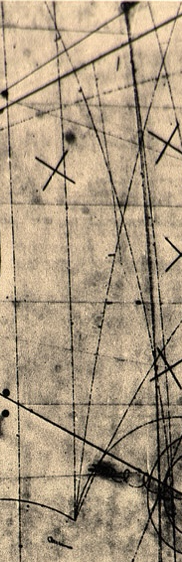
#> input picture resources/ABCMO_294_detail.png, 182 x 562 px
$ python CCL_alternate.py --inp ../resources/ABCMO_294_detail.png
#> lines starting #> are read from the running program, lines starting #| are printed output that depends on the picture; after the words box and inside, x2 and y2 are one past the last pixel; in counts of white or black regions, pixels touching at a corner belong together
import numpy as np
from PIL import Image
from skimage.morphology import skeletonize, remove_small_objects, binary_closing, disk
from skimage.filters import threshold_otsu
from scipy.ndimage import gaussian_filter, convolve
from collections import deque, defaultdict
import matplotlib.pyplot as plt
import matplotlib.cm as cm
from matplotlib.patches import FancyArrowPatch
import matplotlib.patheffects as pe
from pathlib import Path
import argparse
from scipy.ndimage import median_filter


# ──────────────────────────────────────────────
# 1. YOUR FUNCTIONS (unchanged, with minor fixes)
# ──────────────────────────────────────────────

def hoshen_kopelman(occupied, connectivity=8):
    m, n = occupied.shape
    parent = np.arange(m * n)
    rank   = np.zeros(m * n)
    labels = np.zeros((m, n), dtype=np.int32)
    next_label = 1
    offsets = [(-1,0),(0,-1),(-1,-1),(-1,1)] if connectivity == 8 else [(-1,0),(0,-1)]

    def find(x):
        while parent[x] != x:
            parent[x] = parent[parent[x]]
            x = parent[x]
        return x

    def union(a, b):
        ra, rb = find(a), find(b)
        if ra == rb: return ra
        if rank[ra] < rank[rb]: ra, rb = rb, ra
        parent[rb] = ra
        if rank[ra] == rank[rb]: rank[ra] += 1
        return ra

    for i in range(m):
        for j in range(n):
            if not occupied[i, j]: continue
            nbs = []
            for di, dj in offsets:
                ni, nj = i+di, j+dj
                if 0 <= ni < m and 0 <= nj < n and labels[ni,nj] > 0:
                    nbs.append(labels[ni,nj]-1)
            if not nbs:
                labels[i,j] = next_label; next_label += 1
            else:
                root = nbs[0]
                for nb in nbs[1:]:
                    root = union(root, nb)
                labels[i,j] = root + 1

    for i in range(m):
        for j in range(n):
            if labels[i,j] > 0:
                labels[i,j] = find(labels[i,j]-1) + 1
    return labels


def prune_spurs(skel, max_spur_length=5):
    skel = skel.copy()
    kernel = np.array([[1,1,1],[1,0,1],[1,1,1]], dtype=np.uint8)
    for _ in range(max_spur_length):
        neighbor_count = convolve(skel.astype(np.uint8), kernel, mode='constant', cval=0)
        endpoints = skel & (neighbor_count == 1)
        if not endpoints.any():
            break
        skel[endpoints] = False
    return skel


def trace_skeleton_clean(skel):
    ys, xs = np.where(skel)
    points = set(zip(ys.tolist(), xs.tolist()))
    if len(points) < 3:
        return [np.array(list(points), dtype=np.int32)] if points else []

    DIRS = [(-1,0),(1,0),(0,-1),(0,1),(-1,-1),(-1,1),(1,-1),(1,1)]
    neighbor_cache = {}

    def neighbors(p):
        if p not in neighbor_cache:
            r, c = p
            neighbor_cache[p] = [(r+dr, c+dc) for dr, dc in DIRS if (r+dr, c+dc) in points]
        return neighbor_cache[p]

    endpoints, branch_points = [], []
    for p in points:
        nd = len(neighbors(p))
        if nd == 1:
            endpoints.append(p)
        elif nd >= 3:
            branch_points.append(p)

    nodes = set(endpoints + branch_points)

    def trace_chain(start, first_step):
        path = [start, first_step]
        visited = {start, first_step}
        cur = first_step
        while cur not in nodes:
            nbs = [nb for nb in neighbors(cur) if nb not in visited]
            if not nbs:
                break
            cur = nbs[0]
            path.append(cur)
            visited.add(cur)
        return path, cur

    edges = []
    seen = set()
    for node in nodes:
        for nb in neighbors(node):
            if nb in nodes:
                key = frozenset([node, nb])
                if key not in seen:
                    seen.add(key)
                    edges.append((node, nb, [node, nb]))
            else:
                path, end_node = trace_chain(node, nb)
                key = frozenset([node, end_node])
                if key not in seen:
                    seen.add(key)
                    edges.append((node, end_node, path))

    def edge_dir(edge, at_node):
        a, b, path = edge
        if at_node == a:
            return (path[1][0]-path[0][0], path[1][1]-path[0][1])
        else:
            return (path[-2][0]-path[-1][0], path[-2][1]-path[-1][1])

    node_edges = defaultdict(list)
    for i, (a, b, path) in enumerate(edges):
        node_edges[a].append(i)
        node_edges[b].append(i)

    used = set()
    trajectories = []

    for bp in branch_points:
        eidxs = node_edges[bp]
        dirs = [edge_dir(edges[i], bp) for i in eidxs]
        paired = [False] * len(eidxs)
        for i in range(len(eidxs)):
            if paired[i]: continue
            best_j, best_dot = -1, 2.0
            for j in range(len(eidxs)):
                if j == i or paired[j]: continue
                dot = dirs[i][0]*dirs[j][0] + dirs[i][1]*dirs[j][1]
                if dot < best_dot:
                    best_dot = dot; best_j = j
            if best_j >= 0 and best_dot < 0:
                paired[i] = paired[best_j] = True
                a_i, b_i, path_i = edges[eidxs[i]]
                a_j, b_j, path_j = edges[eidxs[best_j]]
                seg_i = path_i if bp == b_i else path_i[::-1]
                seg_j = path_j if bp == a_j else path_j[::-1]
                full = seg_i + seg_j[1:]
                trajectories.append(np.array(full, dtype=np.int32))
                used.add(eidxs[i]); used.add(eidxs[best_j])

        for i in range(len(eidxs)):
            if not paired[i] and eidxs[i] not in used:
                a, b, path = edges[eidxs[i]]
                seg = path if bp == b else path[::-1]
                if len(seg) > 2:
                    trajectories.append(np.array(seg, dtype=np.int32))
                used.add(eidxs[i])

    for i, (a, b, path) in enumerate(edges):
        if i not in used:
            trajectories.append(np.array(path, dtype=np.int32))
            used.add(i)

    return [t for t in trajectories if len(t) > 3]


# ──────────────────────────────────────────────
# 2. NOISY-IMAGE ROBUST PIPELINE
# ──────────────────────────────────────────────

def robust_extract_and_plot(input_path,
                            gap_bridge=5,       # max gap (px) to bridge in tracks
                            noise_size=15,      # max blob size to consider "noise"
                            min_track_len=40,   # min skeleton length for a valid track
                            max_spur=5,
                            elongation_ratio=2.5):
    """
    Full pipeline robust to:
      - Random saturated noise pixels / small blobs
      - Tracks with small gaps (disconnected fragments)
    """
#> called with gap_bridge = 3, noise_size = 5, min_track_len = 10, max_spur = 3, elongation_ratio = 1.2
    img = Image.open(input_path).convert("RGB")
#> img is the input picture: PIL image 182x562 RGB; mean R, G, B 170.1, 152.5, 127.9
    arr = np.array(img)

    # --- A. Threshold ---
    mx = arr.max(axis=2).astype(float)
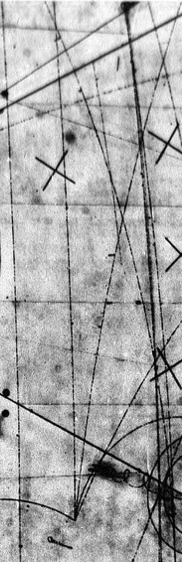
#> mx: shape (562, 182) float64; min 0, max 255, mean 170.1
    mn = arr.min(axis=2).astype(float)
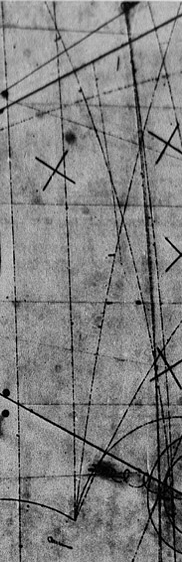
#> mn: shape (562, 182) float64; min 0, max 228, mean 127.9
    sat = np.where(mx > 0, (mx - mn) / mx, 0)
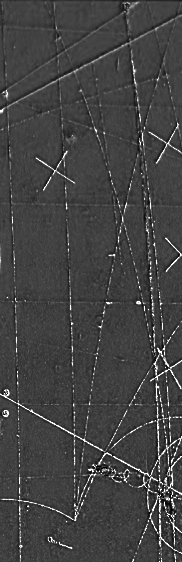
#> sat: shape (562, 182) float64; min 0, max 1, mean 0.265
    fg = sat > threshold_otsu(sat[sat > 0])
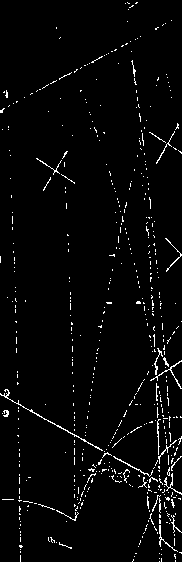
#> fg: shape (562, 182) bool; 2.9% white in thin lines or dots

    # --- B. Denoise: remove isolated specks BEFORE closing ---
    #     binary_opening kills 1-2 px isolated pixels
    fg = binary_closing(fg, disk(1))  # fill 1-px holes inside tracks
#> fg: shape (562, 182) bool; 3.1% white in thin lines or dots
    fg = remove_small_objects(fg, min_size=noise_size)
#> fg: shape (562, 182) bool; 2.2% white in thin lines or dots

    # --- C. BRIDGE GAPS: morphological closing with larger disk ---
    #     This is the KEY step for disconnected tracks.
    #     Dilation connects nearby fragments; erosion restores width.
    fg = binary_closing(fg, disk(gap_bridge))
#> fg: shape (562, 182) bool; 3% white; 84 white regions (67 under 20 px), largest, box (x1, y1, x2, y2) and area: (29, 407, 182, 553) 1646, (150, 334, 182, 402) 378, (167, 513, 181, 532) 75

    #     Re-remove noise that the closing may have merged into small blobs
    fg = remove_small_objects(fg, min_size=noise_size * 2)
#> fg: shape (562, 182) bool; 2.7% white; 37 white regions (18 under 20 px), largest, box (x1, y1, x2, y2) and area: (113, 407, 182, 553) 1392, (150, 334, 182, 402) 351, (29, 409, 111, 457) 144

    # --- D. CCL ---
    labels = hoshen_kopelman(fg, connectivity=8)
#> after the loop in hoshen_kopelman, `for i in range(m):`:
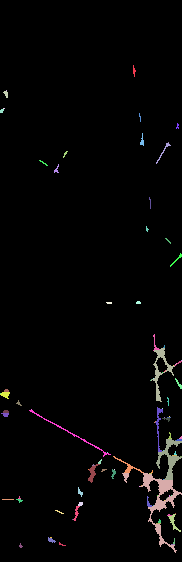
#> labels: shape (562, 182) int32; 99 distinct labels, from 0 to 98; one colour per label, 0 black
#> after the loop in hoshen_kopelman, `for i in range(m):`:
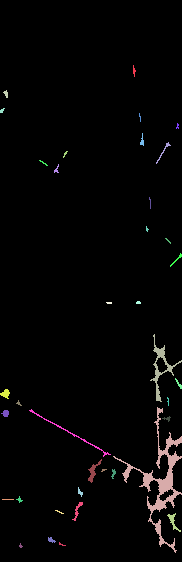
#> labels: shape (562, 182) int32; 38 distinct labels, from 0 to 97; one colour per label, 0 black
    n_comp = labels.max()
#> n_comp = 97
    print(f"Components after denoising + gap bridging: {n_comp}")
#| Components after denoising + gap bridging: 97

    # --- E. Per-component: skeletonize → prune → trace → FILTER ---
    all_trajs = []
    for c in range(1, n_comp + 1):
        comp = (labels == c)
        if comp.sum() < noise_size * 2:
            continue

        skel = skeletonize(comp)
        skel = prune_spurs(skel, max_spur_length=max_spur)

        # Quick length check before expensive tracing
        if skel.sum() < min_track_len:
            print(f"  Component {c}: skipped (skeleton too short: {skel.sum()} px)")
            continue

        paths = trace_skeleton_clean(skel)

        # --- F. ELONGATION FILTER: reject round blobs (noise that survived) ---
        for p in paths:
            if len(p) < min_track_len:
                continue
            # Bounding box elongation
            rows = p[:, 0]; cols = p[:, 1]
            h = rows.max() - rows.min() + 1
            w = cols.max() - cols.min() + 1
            elongation = max(h, w) / max(min(h, w), 1)
            if elongation < elongation_ratio:
                continue  # too round → likely noise, not a track
            all_trajs.append((c, p))
#> this loop made 97 passes
#|   Component 1: skipped (skeleton too short: 6 px)
#|   Component 3: skipped (skeleton too short: 0 px)
#|   Component 5: skipped (skeleton too short: 0 px)
#|   Component 6: skipped (skeleton too short: 3 px)
#|   Component 7: skipped (skeleton too short: 1 px)
#|   Component 8: skipped (skeleton too short: 9 px)
#|   Component 11: skipped (skeleton too short: 1 px)
#|   Component 12: skipped (skeleton too short: 3 px)
#> (further printed lines are left out)
#> comp: shape (562, 182) bool; 0.01% white in thin lines or dots, all inside (x1, y1, x2, y2) = (19, 543, 23, 548)
#> after the loop, all_trajs = 38 items

    print(f"Valid tracks: {len(all_trajs)}")
#| Valid tracks: 38

    # --- G. Plot ---
    fig, axes = plt.subplots(1, 3, figsize=(18, 6))

    axes[0].imshow(img)
    axes[0].set_title("Original (noisy)")

    axes[1].imshow(fg, cmap='gray')
    axes[1].set_title(f"After denoise + gap bridge (r={gap_bridge})")

    axes[2].imshow(img)
    for c, path in all_trajs:
        color = cm.tab20((c - 1) % 20 / 20)
        axes[2].plot(path[:, 1], path[:, 0], lw=2.5, color=color, alpha=0.9)
        axes[2].plot(path[0,1], path[0,0], 'o', color='lime', ms=6, zorder=5)
        axes[2].plot(path[-1,1], path[-1,0], 's', color='red', ms=6, zorder=5)
#> this loop made 38 passes
#> (c, color) on passes 1 to 12: (10, (0.773, 0.69, 0.835, 1)), (22, (0.682, 0.78, 0.91, 1)), (22, (0.682, 0.78, 0.91, 1)), (22, (0.682, 0.78, 0.91, 1)), (22, (0.682, 0.78, 0.91, 1)), (22, (0.682, 0.78, 0.91, 1)), (22, (0.682, 0.78, 0.91, 1)), (22, (0.682, 0.78, 0.91, 1)), (22, (0.682, 0.78, 0.91, 1)), (22, (0.682, 0.78, 0.91, 1)), (41, (0.122, 0.467, 0.706, 1)), (61, (0.122, 0.467, 0.706, 1))
#> c on passes 25 to 30: 67, 67, 67, 67, 67, 67
    axes[2].set_title(f"{len(all_trajs)} tracks detected")

    plt.tight_layout()
    plt.savefig("noisy_pipeline_result.png", dpi=150, bbox_inches='tight')
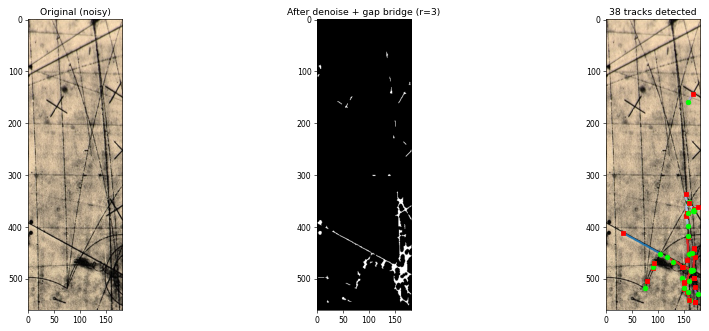
#> figure drawn by matplotlib, 3 panels
    plt.show()

    return all_trajs

# [218 lines left out: functions robust_extract_simulated, make_noisy_bubble_chamber, extract_from_bebch, not called in this run]

def parse_arguments() -> argparse.Namespace:
    #project_root = Path(__file__).parent.parent
    parser = argparse.ArgumentParser(
        description="CCL algorithm to find tracks of particles in images with noise."
    )
    parser.add_argument("--input","--inp", type=str, default="bubbles/resources/simulated.png")
    parser.add_argument("--gap_bridge","--gap", type=int, default=3)
    parser.add_argument("--noise-size","--noise","--n", type=int, default=5)
    parser.add_argument("--min_track_len","--mtl", type=int, default=10)
    parser.add_argument("--max-spur","--mxs","--ms", type=int, default=3)
    parser.add_argument("--elongation-ratio","--elr","--er", type=float, default=1.2)
    parser.add_argument("--simulate","--sim","--s", action="store_true")
    parser.add_argument("--bubble-chamber", "--bc", action="store_true")
    parser.add_argument("--min-skel-len", "--msl", type=int, default=15)
    parser.add_argument("--spiral-elong-max", "--sam", type=float, default=1.5)
    parser.add_argument("--len-range", "--lr", type=tuple, default=(30,500))
    parser.add_argument("--fragment-elong-min", "--fem", type=int, default=2)
    parser.add_argument("--boundary_frac", "--bf", type=float, default=0.05)
    return parser.parse_args()

# [149 lines left out: function visualize_extraction, not called in this run]

# ──────────────────────────────────────────────
# 4. RUN
# ──────────────────────────────────────────────

if __name__ == "__main__":
    arguments = parse_arguments()
    # input = Path("bubbles/resources/ABCMO_294_detail.png")
    input = Path(arguments.input)
    # path = make_noisy_bubble_chamber()
    if arguments.bubble_chamber:
        spirals, frags, boundary = visualize_extraction(input, arguments.gap_bridge, arguments.noise_size, arguments.min_skel_len, arguments.max_spur, arguments.spiral_elong_max, arguments.len_range, arguments.fragment_elong_min, arguments.boundary_frac)
    else:
        if not arguments.simulate:
            trajs = robust_extract_and_plot(input, arguments.gap_bridge, arguments.noise_size, arguments.min_track_len, arguments.max_spur, arguments.elongation_ratio)
        else:
            trajs = robust_extract_simulated(input, arguments.gap_bridge, arguments.noise_size, arguments.min_track_len, arguments.max_spur, arguments.elongation_ratio)
        print(f"\nFinal: {len(trajs)} tracks extracted")
#| Final: 38 tracks extracted
